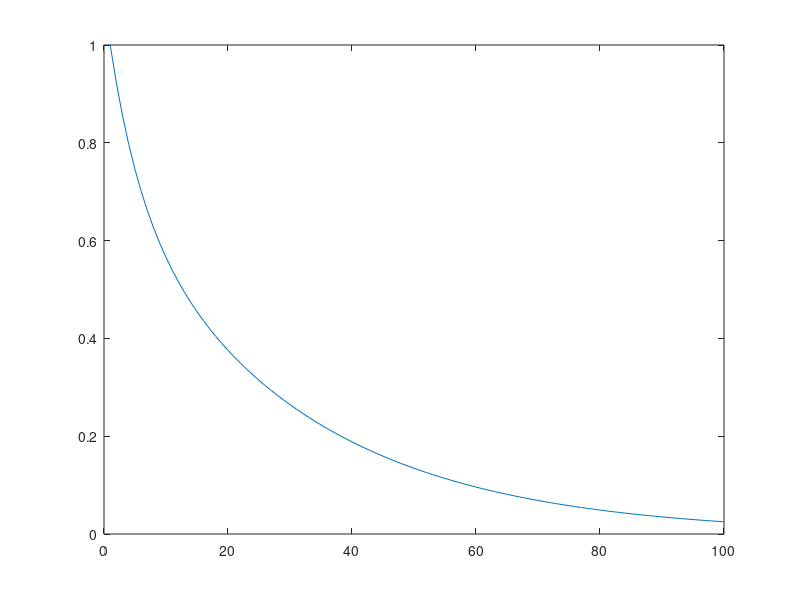
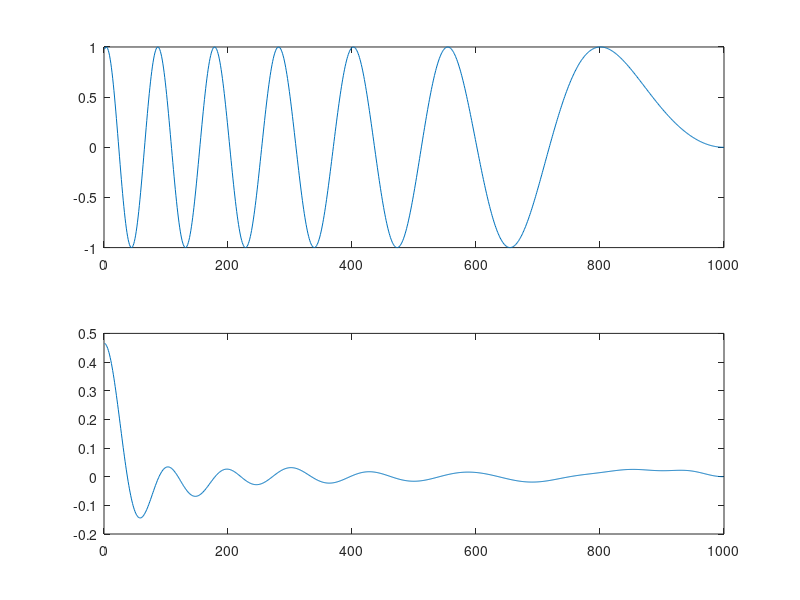

MATLAB code for these plots, in order:
alpha = 0.3;
T_1 = 0.5;
T_2 = 3;
t = linspace(0,10,100);

ACF = alpha.*exp(-(t/T_1))+(1-alpha).*exp(-(t/T_2));
plot(ACF)

%%
dt = (500*500)/600000;

timecurve = linspace(0,10,11);

%% autocorrelation nach Boccara
figure(3)
clf(3)
clearvars
tx = linspace(0,20*pi,1000);
f = linspace(0,0.1,1000);
% y = sin(x)+1;
y = fliplr(sin(2.*pi.*f.*tx));
% input = single(squeeze(L(316,20,:)));
% input = input./max(input).*100;
input = y;

N = length(input);
for tau = 1:length(y) % tau = mw
    for k=1:N-tau
        ACF(k) = input(k).*input(k+tau);
    end
    ACF = sum(ACF);
    ACF = (1/(N-tau)).*ACF;
    ACF_tau(tau) = ACF;
end
subplot(2,1,1)
plot(y)
subplot(2,1,2)
plot(ACF_tau)